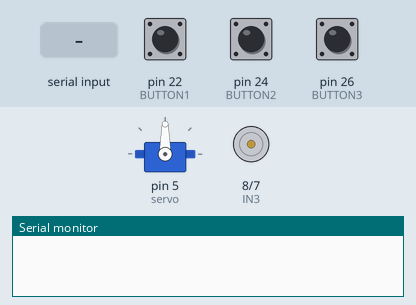
This sketch was run on a simulated Arduino Mega 2560, built with avr-gcc and run on an emulated ATmega2560. On the bench: servo, motor-driver pin pairs drawn as motors (green arrow = first pin HIGH = forward, orange = second pin HIGH = backward, longer = more drive, scaled by the enable pin), the last lines printed to the serial monitor. The inputs (shaded band) are chosen by the test bench; at power-on: pin 22 (BUTTON1) LOW, pin 24 (BUTTON2) LOW, pin 26 (BUTTON3) LOW.

Above: at 1.2 s.
1.3 s: pin 22 (BUTTON1) pulled HIGH for 0.15 s
At 2.3 s:
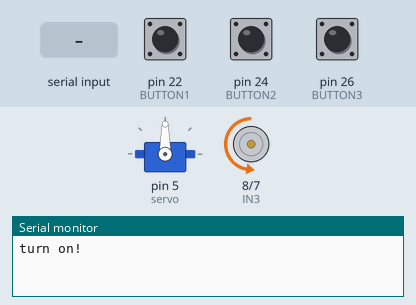
2.9 s: pin 24 (BUTTON2) pulled HIGH for 0.15 s
At 3.6 s:
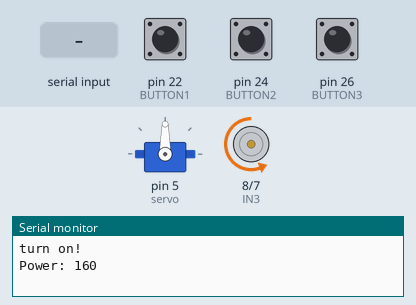
4.5 s: "0" received over the second serial link
At 4.8 s:
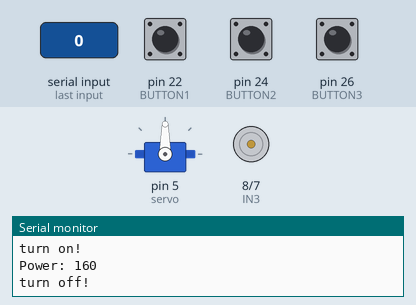
6.0 s: "8" received over the second serial link
At 7.1 s:
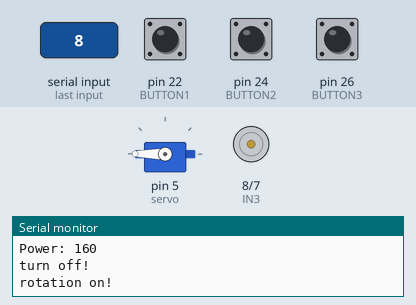
7.5 s: pin 26 (BUTTON3) pulled HIGH for 0.15 s
At 8.3 s:
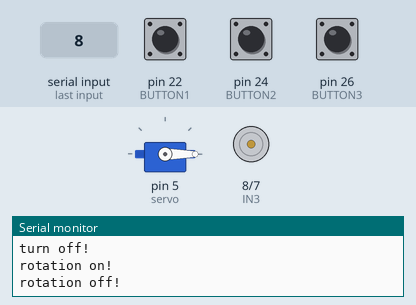
9.1 s: pin 22 (BUTTON1) pulled HIGH for 1 s
At 9.5 s:
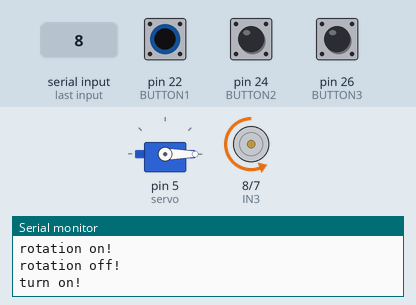
Timing chart, 0 to 12.1 s (numbered marks = the images above; inputs shaded):
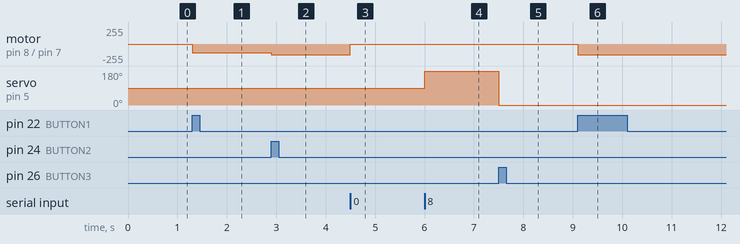

The sketch:

hw6_2.ino
```cpp
#include <SoftwareSerial.h>
#include <Servo.h>

#define ENB 6
#define IN4 7
#define IN3 8

#define BUTTON1 22
#define BUTTON2 24
#define BUTTON3 26

SoftwareSerial bluetooth(10, 11); // RX, TX
Servo servo; // Servo object

int state = LOW;
int power = 128;
int angle = 1;
// fan turn on/off -> button1
int val = LOW;
int old_val = LOW;
unsigned long debounce_time = 0;
unsigned long debounce_delay = 50;

// fan power -> button2
int val2 = LOW;
int old_val2 = LOW;

// rotation turn on/off -> button3
int val3 = LOW;
int old_val3 = LOW;
int state2 = LOW;

void setup() {
  pinMode(IN4, OUTPUT);
  pinMode(IN3, OUTPUT);
  pinMode(ENB, OUTPUT);
  pinMode(BUTTON1, INPUT);
  pinMode(BUTTON2, INPUT);
  pinMode(BUTTON3, INPUT);
  servo.attach(5); // Attach servo motor to pin 5
  bluetooth.begin(9600);
  Serial.begin(9600);
}

void turn() {
  if (bluetooth.available()){
    char cmd = bluetooth.read();
    if (cmd == '1') {
      state = HIGH;
      Serial.println("turn on!");
    }
    else if (cmd == '0') {
      state = LOW;
      Serial.println("turn off!");
    }
  }
  else {
    val = digitalRead(BUTTON1);
    if (val != old_val) {
      if (millis() - debounce_time > debounce_delay) {
        if (val == HIGH) {
          state = !state;
          Serial.println(state ? "turn on!" : "turn off!");
        }
        debounce_time = millis();
      }
    }
    old_val = val;
  }
}

void control() {
  if (bluetooth.available()) {
    char cmd = bluetooth.read();
    if (cmd == '2') {
      power = 160;
      Serial.println("Power: 160");
    }
    else if (cmd == '3') {
      power = 192;
      Serial.println("Power: 192");
    }
    else if (cmd == '4') {
      power = 224;
      Serial.println("Power: 224");
    }
    else if (cmd == '5') {
      power = 256;
      Serial.println("Power: 256");
    }
  }
  else {
    val2 = digitalRead(BUTTON2);
    if (val2 != old_val2) {
      if (millis() - debounce_time > debounce_delay) {
        if (val2 == HIGH) {
          power += 32;
          if (power > 256) power = 128;
          Serial.print("Power: ");
          Serial.println(power);
        }
        debounce_time = millis();
      }
    }
    old_val2 = val2;
  }
}

void rotation() {
  if (bluetooth.available()) {
    // 블루투스 입력 처리
    char cmd = bluetooth.read();
    if (cmd == '8') {
      state2 = HIGH;
      Serial.println("rotation on!");
      servo.write(180);
    }
    else if (cmd == '9') {
      state2 = LOW;
      Serial.println("rotation off!");
      servo.write(0);
    }
  }

  // 버튼 입력 처리
  val3 = digitalRead(BUTTON3);
  if (val3 != old_val3) {
    if (val3 == HIGH) {
      if (millis() - debounce_time > debounce_delay) {
        state2 = !state2;
        if (state2 == HIGH) {
          Serial.println("rotation on!");
          servo.write(90);
        }
        else {
          Serial.println("rotation off!");
          servo.write(0);
        }
        debounce_time = millis();
      }
    }
  }
  old_val3 = val3;
}

void motor() {
  if (state == LOW) {
    analogWrite(ENB, state);
    digitalWrite(IN4, state);
    digitalWrite(IN3, state);
    //servo.write(1);
  }
  else {
    analogWrite(ENB, power);
    digitalWrite(IN4, state);
    digitalWrite(IN3, !state);
  }
}

void loop() {
  turn();
  control();
  rotation();
  motor();
}
```

Measured:
- after the input at 1.3 s, motor on pin 8 (IN3) / pin 7 (IN4): stopped → backward 128/255 at once
- after the input at 2.9 s, motor on pin 8 (IN3) / pin 7 (IN4): backward 128/255 → backward 160/255 at once
- after the input at 4.5 s, motor on pin 8 (IN3) / pin 7 (IN4): backward 160/255 → stopped at once
- after the input at 6.0 s, servo on pin 5 (servo): 90° → 180° at once
- after the input at 7.5 s, servo on pin 5 (servo): 180° → 0° at once
- after the input at 9.1 s, motor on pin 8 (IN3) / pin 7 (IN4): stopped → backward 160/255 at once
